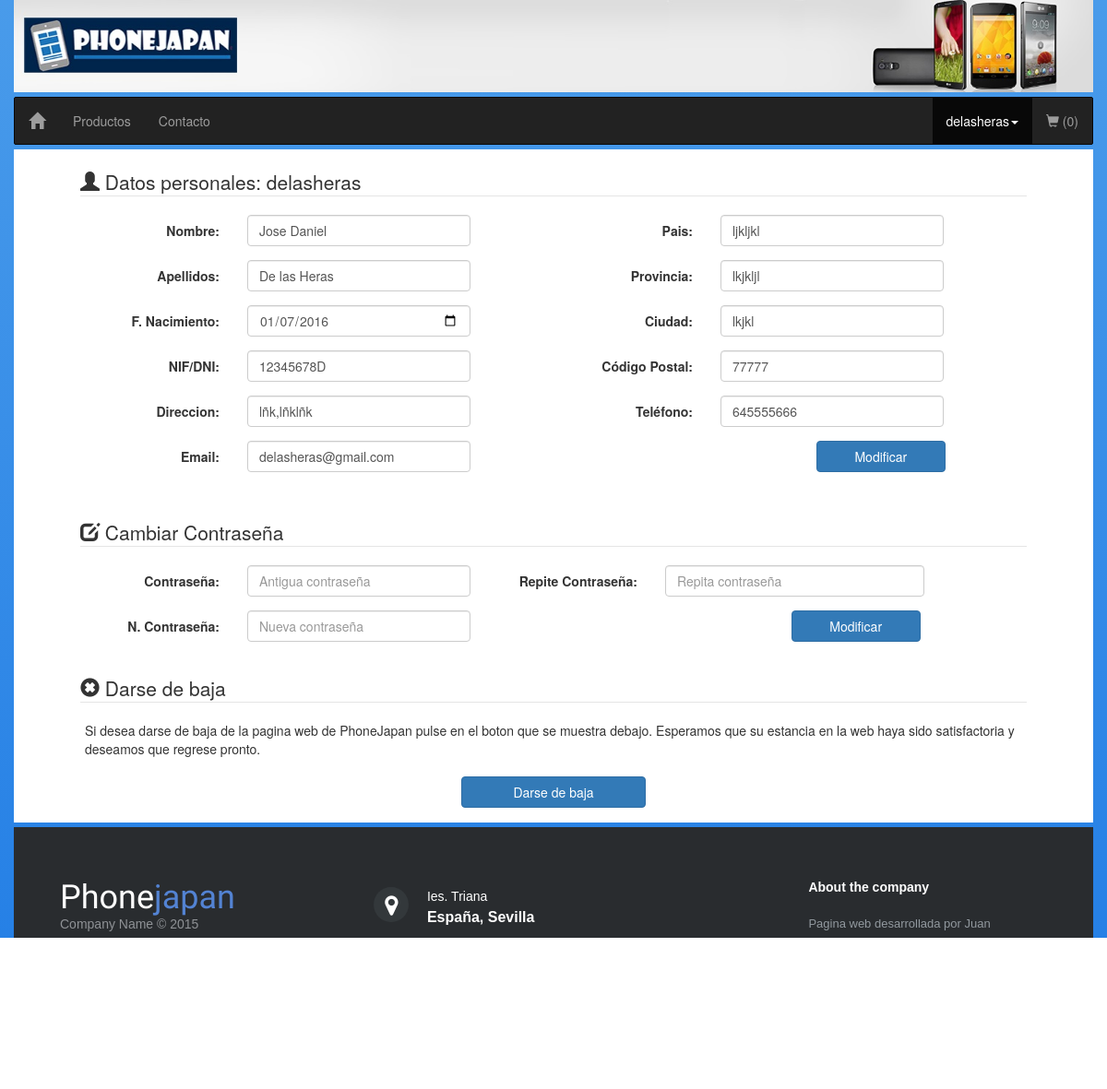
Page /PhoneJapan2.0/ver_perfiluser.php (signed in) on the committed database.
### tables this page shows
CREATE TABLE IF NOT EXISTS `usuario` (
  `COD_USU` int(6) NOT NULL,
  `USERNAME` varchar(60) DEFAULT NULL,
  `USERPASS` varchar(60) DEFAULT NULL,
  `ROLE` varchar(20) DEFAULT NULL,
  `ESTADO` varchar(30) DEFAULT NULL,
  `EMAIL` varchar(500) DEFAULT NULL,
  `NOMBRE` varchar(80) DEFAULT NULL,
  `APELLIDOS` varchar(80) DEFAULT NULL,
  `DNI` varchar(9) DEFAULT NULL,
  `FECHA_NAC` date DEFAULT NULL,
  `DIRECCION` varchar(200) DEFAULT NULL,
  `CP` int(5) DEFAULT NULL,
  `CIUDAD` varchar(60) DEFAULT NULL,
  `PROVINCIA` varchar(60) DEFAULT NULL,
  `PAIS` varchar(60) DEFAULT NULL,
  `TLF` int(9) DEFAULT NULL
);

### PhoneJapan2.0/ver_perfiluser.php (the view, shortened to what this page needs)
<!DOCTYPE html>
<html lang="en">
<?php include("./head.php"); ?>
<link rel="stylesheet" href="./css/style_2.css">
<link rel="stylesheet" href="./css/style.css">
</head>
<body>
<div class="jumbotron container banner">
</div>
<nav class="navbar navbar-inverse container nopadding" style="margin-bottom:5px;border-radius:2px">
  <div>
    <div class="navbar-header">
      <a class="navbar-brand" href="./index.php"><span class="glyphicon glyphicon-home" ></span></a>
    </div>
    <div class="collapse navbar-collapse" id="myNavbar">
      <ul class="nav navbar-nav">
        <?php if(empty($_SESSION["usuario"]) || $_SESSION["rol"]=="User") : ?>
        <li><a href="./busqueda_productos.php">Productos</a></li>
        <li><a href="./contacto.php">Contacto</a></li>
        <?php endif ?>
      </ul>
      <ul class="nav navbar-nav navbar-right">
        <?php if (!empty($_SESSION["usuario"])) : ?>
          <li class="dropdown active">
            <a href="#" class="dropdown-toggle" data-toggle="dropdown"><?php echo $_SESSION["usuario"]; ?><span class="caret"></span></a>
          </li>
             <?php if ($_SESSION["rol"]=="User") : ?>
        <li>
          <a href="./cesta.php"><span class="glyphicon glyphicon-shopping-cart"></span>
          <p style="font-size:14px;position:relative;display:inline">
            <?php
                include("./php/conexion.php");
                $user=$_SESSION["usuario"];
                $consulta = "SELECT SUM(CESTA.CANTIDAD) AS TOTAL FROM USUARIO, CESTA WHERE USUARIO.COD_USU = CESTA.COD_USU AND USUARIO.USERNAME = '".$user."';";
                if($result = $connection->query($consulta)){
                      $total=0;
                      if($result->num_rows==0){
                      }else{
                          while($fila=$result->fetch_object()){
                              $total=$total+$fila->TOTAL;
                          }
                      }
                      echo "($total)";
                }
            ?>
          </p>
        </a>
      </li>
            <?php endif ?>
        <?php endif ?>
      </ul>
    </div>
  </div>
</nav>
  <div class="row">
    <div class="container" style="background-color:white;">
      <div id="cuerpo_perfil">
               <div id="cr_conten_perfil">
                  <div id="cr_conten_form_perfil" style="">
                  <form class="form-horizontal" role="form" method="post">
                      <fieldset>
                      <legend><span class="glyphicon glyphicon-user"></span>  Datos personales: <?php echo $_SESSION["usuario"]; ?></legend>
                      <?php
                      $user = $_SESSION["usuario"];
                      $consulta = "SELECT * FROM USUARIO WHERE USERNAME = '$user';";
                      $connection = new mysqli("localhost", "root", "", "phonejapan");
                      if ($result = $connection->query($consulta)) {
                          if ($result->num_rows==0) {
                          }else{
                           while($obj=$result->fetch_object()){
                              echo '<div style="float:left;width:50%">
                              <div class="form-group">
                                <label class="col-md-4 control-label" for="nom">Nombre:</label>
                                <div class="col-md-6">
                                <input id="nom" name="nom" type="text" value="'.$obj->NOMBRE.'" placeholder="Introduzca su nombre" class="form-control input-md" required="required">
                                </div>
                              </div>
                              <div class="form-group">
                                <label class="col-md-4 control-label" for="ape">Apellidos:</label>
                                <div class="col-md-6">
                                <input id="ape" name="ape" type="text" value="'.$obj->APELLIDOS.'" placeholder="Introduzca sus apellidos" class="form-control input-md" required="required">
                                </div>
                              </div>
                              <div class="form-group">
                                <label class="col-md-4 control-label" for="fnac">F. Nacimiento:</label>
                                <div class="col-md-6">
                                <input id="fnac" name="fnac" type="date" value="'.$obj->FECHA_NAC.'" placeholder="Introduzca su f. de Nacimiento" class="form-control input-md" required="required">
                                </div>
                              </div>
                              <div class="form-group">
                                <label class="col-md-4 control-label" for="dni">NIF/DNI:</label>
                                <div class="col-md-6">
                                <input id="dni" name="dni" value="'.$obj->DNI.'" type="text" placeholder="Introduzca su NIF" class="form-control input-md" required="">
                                </div>
                              </div>
                              <div class="form-group">
                                <label class="col-md-4 control-label" for="dir">Direccion:</label>
                                <div class="col-md-6">
                                <input id="dir" name="dir" value="'.$obj->DIRECCION.'" type="text" placeholder="Introduzca su dirección" class="form-control input-md" required="">
                                </div>
                              </div>
                              <div class="form-group">
                                <label class="col-md-4 control-label" for="correo">Email:</label>
                                <div class="col-md-6">
                                <input id="correo" name="correo" value="'.$obj->EMAIL.'" type="email" placeholder="Introduzca su correo" class="form-control input-md" required="">
                                </div>
                              </div>
                              </div>
                              <div style="float:right;width:50%">
                              <div class="form-group">
                                <label class="col-md-4 control-label" for="pais">Pais:</label>
                                <div class="col-md-6">
                                <input id="pais" name="pais" value="'.$obj->PAIS.'" type="text" placeholder="Introduzca su Nacionalidad" class="form-control input-md" required="required">
                                </div>
                              </div>
                              <div class="form-group">
                                <label class="col-md-4 control-label" for="prov">Provincia:</label>
                                <div class="col-md-6">
                                <input id="prov" name="prov" type="text" value="'.$obj->PROVINCIA.'" placeholder="Introduzca su Provincia" class="form-control input-md" required="required">
                                </div>
                              </div>
                              <div class="form-group">
                                <label class="col-md-4 control-label" for="ciudad">Ciudad:</label>
                                <div class="col-md-6">
                                <input id="ciudad" name="ciudad" value="'.$obj->CIUDAD.'" type="text" placeholder="Introduzca sus ciudad" class="form-control input-md" required="required">
                                </div>
                              </div>
                              <div class="form-group">
                                <label class="col-md-4 control-label" for="cp">Código Postal:</label>
                                <div class="col-md-6">
                                <input id="cp" name="cp" type="number" value="'.$obj->CP.'" maxlength="5" placeholder="Introduzca su CP" class="form-control input-md" required="">
                                </div>
                              </div>
                              <div class="form-group">
                                <label class="col-md-4 control-label" for="tlf">Teléfono:</label>
                                <div class="col-md-6">
                                <input id="tlf" name="tlf" type="number" value="'.$obj->TLF.'" maxlength="9" placeholder="Introduzca su tlf" class="form-control input-md" required="">
                                </div>
                              </div>
                              <div class="form-group">
                                       <input type="submit" class="btn btn-primary btn-block" style="width:140px;float:right;margin-right:19%" value="Modificar">
                              </div>
                              </div>
                              </fieldset>';
                            }
                          }
                      }
                      ?>
                  </form>
                 </div>
                  <div id="cr_conten_form_perfil" style="">
                  <form style="margin-top:35px;" method="post" role="form" class="form-horizontal" >
                      <fieldset>
                      <legend ><span class="glyphicon glyphicon-edit"></span> Cambiar Contraseña</legend>
                      <div style="float:left;width:50%">
                          <div class="form-group">
                            <label class="col-md-4 control-label" for="oldpass">Contraseña:</label>
                            <div class="col-md-6">
                            <input id="oldpass" name="oldpass" type="password" placeholder="Antigua contraseña" class="form-control input-md" required="required">
                            </div>
                          </div>
                          <div class="form-group">
                            <label class="col-md-4 control-label" for="npass">N. Contraseña:</label>
                            <div class="col-md-6">
                            <input id="npass" name="npass" type="password" placeholder="Nueva contraseña" class="form-control input-md" required="required">
                            </div>
                          </div>
                      </div>
                      <div style="float:right;width:50%">
                          <div class="form-group" style="margin-left:-94px;" >
                            <label class="col-md-3 control-label" style="width:200px;position:relative;float: left;" for="rnpass">Repite Contraseña:</label>
                            <div class="col-md-6">
                            <input id="rnpass" name="rnpass" type="password" placeholder="Repita contraseña" class="form-control input-md" required="required">
                            </div>
                          </div>
                          <div class="form-group">
                               <input type="submit" class="btn btn-primary btn-block" style="width:140px;float:right;margin-right:24%" value="Modificar">
                          </div>
                      </div>
                      </div>
                 </div>
                 <div id="cr_conten_form_perfil" style="">
                  <form  class="form-horizontal" method="post" style="margin-top:-10px;" >
                      <fieldset>
                      <legend ><span class="glyphicon glyphicon-remove-sign"></span>  Darse de baja</legend>
                          <div class="form-group">
                               <p style="margin:0px 20px;">Si desea darse de baja de la pagina web de PhoneJapan pulse en el boton que se muestra debajo. Esperamos que su estancia en la web haya sido satisfactoria y deseamos que regrese pronto.</p>
                               <center><input type="submit" name="baja" class="btn btn-primary btn-block" style="width:200px;margin-top:20px" value="Darse de baja"></center>
                          </div>
                      </div>
        </div>
    </div>
</div>
<div class="container nopadding">
  <?php include("./footer.php"); ?>
</div>
</body>
</html>

### PhoneJapan2.0/css/style_2.css (style rules this page uses)
.navbar { margin-bottom: 50px; border-radius: 0; }
.jumbotron { margin-bottom: 0; }
body { background: rgba(32,124,229,1); background: -moz-linear-gradient(top, rgba(32,124,229,1) 0%, rgba(2,37,74,1) 100%); background: -webkit-gradient(left top, left bottom, color-stop(0%, rgba(32,124,229,1)), color-stop(100%, rgba(2,37,74,1))); background: -webkit-linear-gradient(top, rgba(32,124,229,1) 0%, rgba(2,37,74,1) 100%); background: -o-linear-gradient(top, rgba(32,124,229,1) 0%, rgba(2,37,74,1) 100%); background: -ms-linear-gradient(top, rgba(32,124,229,1) 0%, rgba(2,37,74,1) 100%); background: linear-gradient(to bottom, rgba(32,124,229,1) 0%, rgba(2,37,74,1) 100%); filter: progid:DXImageTransform.Microsoft.gradient( startColorstr='#207ce5', endColorstr='#02254a', GradientType=0 ); }
.nopadding { padding: 0; }
.banner { height:100px;background-image:url(../imagenes/banner_phonejapan.jpg); background-size:100% 100%;margin-bottom:5px }

### PhoneJapan2.0/css/style.css (style rules this page uses)
body { background: rgba(73,155,234,1); background: -moz-linear-gradient(top, rgba(73,155,234,1) 0%, rgba(32,124,229,1) 100%); background: -webkit-gradient(left top, left bottom, color-stop(0%, rgba(73,155,234,1)), color-stop(100%, rgba(32,124,229,1))); background: -webkit-linear-gradient(top, rgba(73,155,234,1) 0%, rgba(32,124,229,1) 100%); background: -o-linear-gradient(top, rgba(73,155,234,1) 0%, rgba(32,124,229,1) 100%); background: -ms-linear-gradient(top, rgba(73,155,234,1) 0%, rgba(32,124,229,1) 100%); background: linear-gradient(to bottom, rgba(73,155,234,1) 0%, rgba(32,124,229,1) 100%); filter: progid:DXImageTransform.Microsoft.gradient( startColorstr='#499bea', endColorstr='#207ce5', GradientType=0 ); background-size: 100% 100%; }
#cr_conten_form_perfil { width:90%; position: relative; margin:0 auto; top:20px; }
#cr_conten_perfil { width:100%; padding-bottom:30px; }
#cuerpo_perfil { width:100%; height:730px; background-color:white; }

### rows in the picture
usuario: nom "Jose Daniel", ape "De las Heras", fnac "01/07/2016", dni "12345678D", dir "lñk,lñklñk", correo "delasheras@gmail.com", pais "ljkljkl", prov "lkjkljl", ciudad "lkjkl", cp "77777", tlf "645555666"

### other values in the picture
$_SESSION["usuario"] "delasheras"
$total "0"
